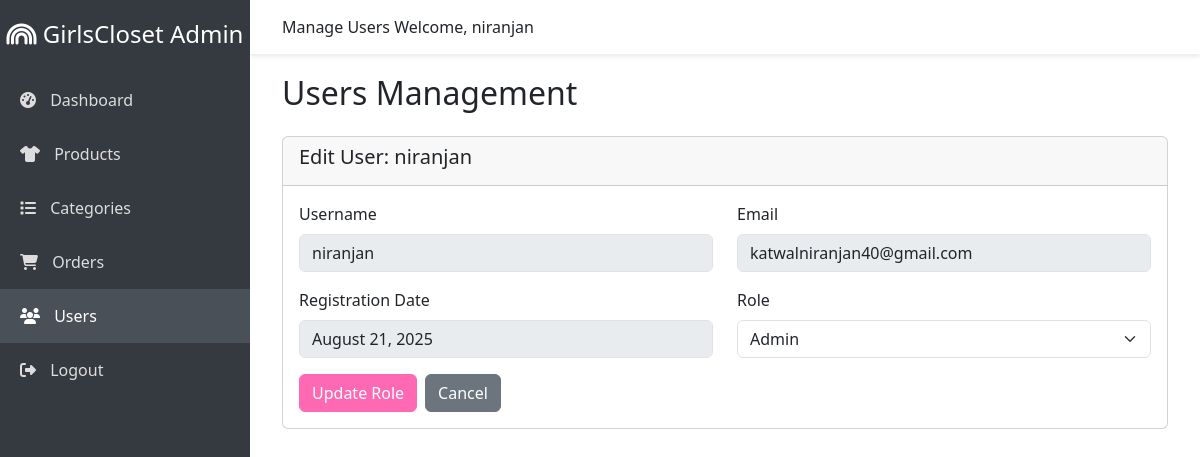
Screenshot of /admin/users.php?action=edit&id=1 (signed in) with the database file from the repository.
### tables this page shows
CREATE TABLE `users` (
  `id` int(11) NOT NULL,
  `username` varchar(50) NOT NULL,
  `email` varchar(100) NOT NULL,
  `password` varchar(255) NOT NULL,
  `address` varchar(255) DEFAULT NULL,
  `city` varchar(100) DEFAULT NULL,
  `country` varchar(100) DEFAULT NULL,
  `role` enum('user','admin') DEFAULT 'user',
  `created_at` timestamp NOT NULL DEFAULT current_timestamp()
);

### admin/users.php (the view, shortened to what this page needs)
<?php
include '../db_connection.php';
$action = isset($_GET['action']) ? $_GET['action'] : '';
$user_id = isset($_GET['id']) ? intval($_GET['id']) : 0;
$edit_user = null;
if ($action == 'edit' && $user_id > 0) {
    $stmt = $conn->prepare("SELECT id, username, email, role, created_at FROM users WHERE id = ?");
    $stmt->bind_param("i", $user_id);
    $stmt->execute();
    $result = $stmt->get_result();
    if ($result->num_rows == 1) {
        $edit_user = $result->fetch_assoc();
    }
}
?>
<!DOCTYPE html>
<html lang="en">
<head>
    <link href="https://cdn.jsdelivr.net/npm/bootstrap@5.3.0/dist/css/bootstrap.min.css" rel="stylesheet">
    <link rel="stylesheet" href="https://cdnjs.cloudflare.com/ajax/libs/font-awesome/6.4.0/css/all.min.css">
</head>
<body>
    <div class="sidebar" style="width: 250px;">
        <div class="text-center mb-4">
            <h4><i class="fas fa-rainbow"></i> GirlsCloset Admin</h4>
        </div>
        <a href="index.php"><i class="fas fa-tachometer-alt"></i> Dashboard</a>
        <a href="products.php"><i class="fas fa-tshirt"></i> Products</a>
        <a href="categories.php"><i class="fas fa-list"></i> Categories</a>
        <a href="orders.php"><i class="fas fa-shopping-cart"></i> Orders</a>
        <a href="users.php" class="active"><i class="fas fa-users"></i> Users</a>
        <a href="../logout.php"><i class="fas fa-sign-out-alt"></i> Logout</a>
    </div>
    <nav class="navbar-admin">
        <div class="container-fluid">
            <span class="navbar-brand">Manage Users</span>
            <span class="navbar-text">Welcome, <?php echo $_SESSION['username']; ?></span>
        </div>
    </nav>
    <div class="main-content">
        <div class="container-fluid">
            <h2 class="mb-4">Users Management</h2>
            <?php if ($action == 'edit' && $edit_user): ?>
            <div class="card">
                <div class="card-header">
                    <h5>Edit User: <?php echo $edit_user['username']; ?></h5>
                </div>
                <div class="card-body">
                    <form method="POST" action="users.php?action=update_role&id=<?php echo $edit_user['id']; ?>">
                        <div class="row mb-3">
                            <div class="col-md-6">
                                <label class="form-label">Username</label>
                                <input type="text" class="form-control" value="<?php echo $edit_user['username']; ?>" disabled>
                            </div>
                            <div class="col-md-6">
                                <label class="form-label">Email</label>
                                <input type="email" class="form-control" value="<?php echo $edit_user['email']; ?>" disabled>
                            </div>
                        </div>
                        <div class="row mb-3">
                            <div class="col-md-6">
                                <label class="form-label">Registration Date</label>
                                <input type="text" class="form-control" value="<?php echo date('F j, Y', strtotime($edit_user['created_at'])); ?>" disabled>
                            </div>
                            <div class="col-md-6">
                                <label for="role" class="form-label">Role</label>
                                <select class="form-select" id="role" name="role">
                                    <option value="admin" <?php echo $edit_user['role'] == 'admin' ? 'selected' : ''; ?>>Admin</option>
                                </select>
                            </div>
                        </div>
                        <div class="d-flex gap-2">
                            <button type="submit" class="btn btn-primary">Update Role</button>
                            <a href="users.php" class="btn btn-secondary">Cancel</a>
                        </div>
                    </form>
                </div>
            </div>
            <?php endif; ?>
        </div>
    </div>
</body>
</html>

### admin/users.php (style rules this page uses)
:root { --primary-color: #ff69b4; }
.sidebar { background-color: #343a40; color: white; height: 100vh; position: fixed; padding-top: 20px; }
.sidebar a { color: #ddd; padding: 15px 20px; text-decoration: none; display: block; }
.sidebar a:hover, .sidebar a.active { color: white; background-color: #495057; }
.sidebar a i { margin-right: 10px; }
.main-content { margin-left: 250px; padding: 20px; }
.navbar-admin { background-color: white; box-shadow: 0 2px 5px rgba(0,0,0,0.1); padding: 15px 20px; margin-left: 250px; }
.btn-primary { background-color: var(--primary-color); border-color: var(--primary-color); }

### rows the page displays
users: username "niranjan", email "katwalniranjan40@gmail.com", created_at "August 21, 2025", role "Admin"

### other values shown
$_SESSION['username'] "niranjan"
